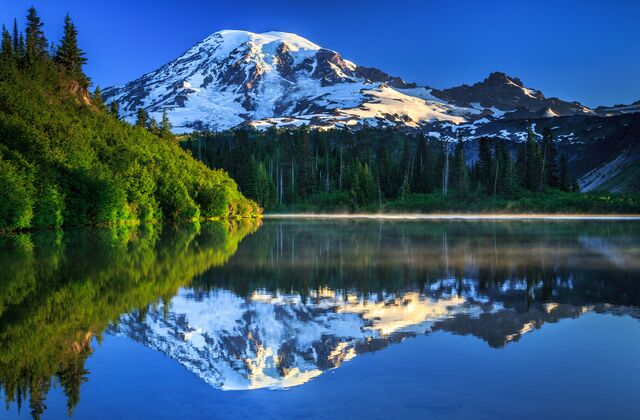
%> input picture Appunti/AppuntiProf/5. SVD/Landscape.jpg, 640 x 420 px
$ octave riduzione_immagini_grigi.m   (GNU Octave 9; MATLAB toolbox functions it lacks are replaced by stand-ins)
%> lines starting %> are read from the running program, lines starting %| are printed output that depends on the picture
% Compressione immagine tramite SVD

% 1. Lettura dell’immagine e conversione in scala di grigi
I_orig = imread('landscape.jpg');
%> I_orig is the input picture: size 420x640x3 uint8; mean R, G, B 54.8, 88.3, 114.9
I_gray = rgb2gray(I_orig);
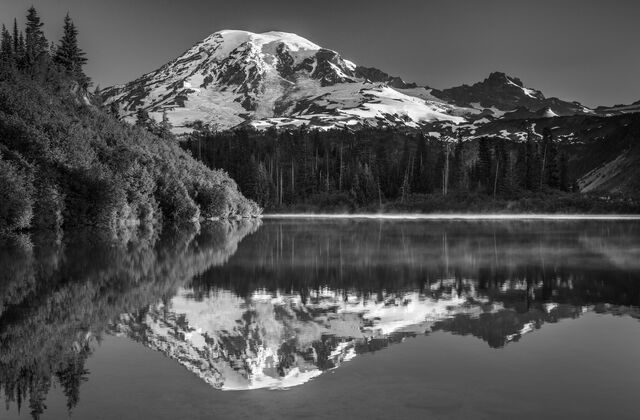
%> I_gray: size 420x640 uint8; min 1, max 255, mean 81.3
I = double(I_gray);   % converti in double per i calcoli

% 2. Visualizza immagine originale
figure;
imshow(uint8(I_gray));
title('Immagine originale in scala di grigi');

% 3. Calcola la SVD
[U, S, V] = svd(I, 'econ');   % 'econ' per dimensione ridotta

% 4. Mostra i valori singolari (opzionale)
singvals = diag(S);
%> singvals = 420 values, max 45241.4 at index 1, min 1.72 at index 420, mean 506
figure;
plot(singvals, 'o-');
title('Valori singolari');
xlabel('i');
ylabel('\sigma_i');
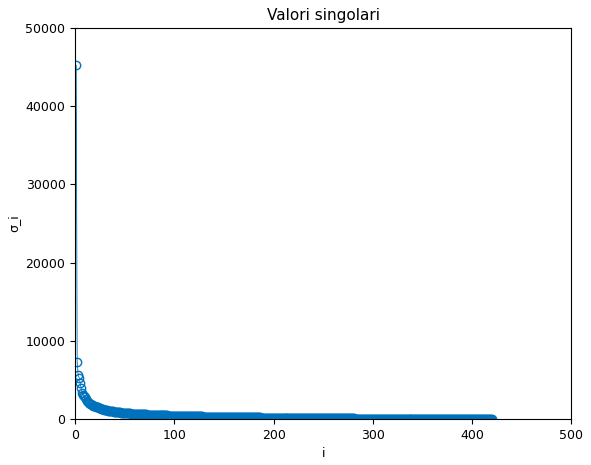
%> figure redrawn from the program's plot data; curve peaks at x = 1, y = 45241.4

% 5. Scegli il numero di componenti k da mantenere
k = 50;   % per esempio, puoi variare: 10, 30, 100 …
fprintf('Usando k = %d componenti\n', k);

% 6. Ricostruisci l’immagine usando solo le prime k componenti
Uk = U(:,1:k);
Sk = S(1:k,1:k);
Vk = V(:,1:k);
I_approx = Uk * Sk * Vk';

% 7. Visualizza l’immagine ricostruita
figure;
imshow(uint8(I_approx));
title(sprintf('Ricostruzione con k = %d componenti', k));

% 8. Calcola l’errore di ricostruzione (norma Frobenius relativa)
err = norm(I - I_approx, 'fro') / norm(I, 'fro');
%> err = 0.111
fprintf('Errore relativo (Frobenius) = %.4f\n', err);
%| Errore relativo (Frobenius) = 0.1115

% 9. Visualizza affiancate originale e ricostruita
figure;
subplot(1,2,1), imshow(uint8(I));
title('Originale');
subplot(1,2,2), imshow(uint8(I_approx));
title(sprintf('Ricostruita (k = %d)', k));
